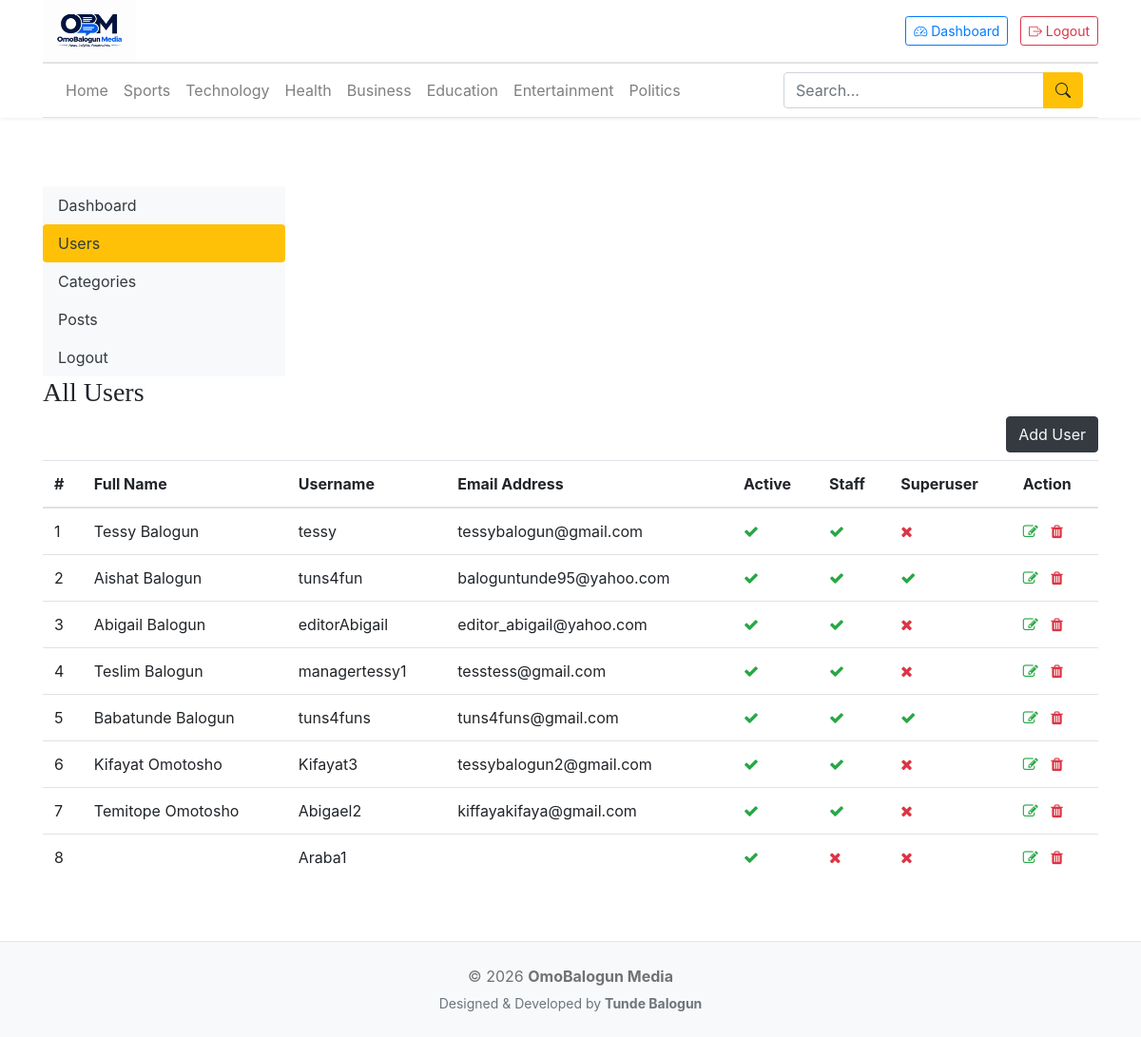
/dashboard/users/ (signed in), run on the app's committed database.
### blogs/models.py (models this page shows, shortened)
class Category(models.Model):
    category_name = models.CharField(max_length=50, unique=True)
    created_at = models.DateTimeField(auto_now_add=True)
    updated_at = models.DateTimeField(auto_now=True)
    class Meta:
        verbose_name_plural = 'categories'

### dashboards/views.py (the view)
# urls.py: path('users/', views.users_view, name='users'),
@permission_required('auth.view_user', raise_exception=True)
def users_view(request):
    users= User.objects.all()
    context = {
        'users': users
    }
    return render(request, 'dashboard/users.html', context)

### blogs/context_processors.py (called while the page is built)
def get_categories(request):
    categories = Category.objects.all()
    return dict(categories= categories)

### templates/dashboard/users.html (shortened to what this page needs)
{% extends 'blog_main/layout.html' %}
{% block content %}
<div class="row pt-5">
    {% include 'blog_main/sidebar.html' %}
    <div class="col">
        {% if perms.auth.view_user %}
            <h3>All Users</h3>
            <a href="{% url 'add_user' %}" class="btn btn-dark text-light float-right mb-2">
                Add User
            </a>
            <table class="table table-hover">
                <thead>
                    <tr>
                        <th scope="col">#</th>
                        <th>Full Name</th>
                        <th>Username</th>
                        <th>Email Address</th>
                        <th>Active</th>
                        <th>Staff</th>
                        <th>Superuser</th>
                        <th>Action</th>
                    </tr>
                </thead>
                <tbody>
                    {% for user in users %}
                    <tr>
                        <td>{{ forloop.counter }}</td>
                        <td>{{ user.first_name }} {{ user.last_name }}</td>
                        <td>{{ user.username }}</td>
                        <td>{{ user.email }}</td>
                        <td>
                            {% if user.is_active %}
                                <i class="fa fa-check text-success"></i>
                            {% else %}
                                <i class="fa fa-times text-danger"></i>
                            {% endif %}
                        </td>
                        <td>
                            {% if user.is_staff %}
                                <i class="fa fa-check text-success"></i>
                            {% else %}
                                <i class="fa fa-times text-danger"></i>
                            {% endif %}
                        </td>
                        <td>
                            {% if user.is_superuser %}
                                <i class="fa fa-check text-success"></i>
                            {% else %}
                                <i class="fa fa-times text-danger"></i>
                            {% endif %}
                        </td>
                        <td>
                            <a href="{% url 'edit_user' user.id %}">
                                <i class="fa fa-edit text-success"></i>
                            </a>
                            <a href="{% url 'delete_user' user.id %}">
                                <i class="fa fa-trash text-danger"></i>
                            </a>
                        </td>
                    </tr>
                    {% endfor %}
                </tbody>
            </table>
        {% else %}
            You have no permission
        {% endif %}
    </div>
</div>
{% endblock %}

### templates/blog_main/layout.html (shortened to what this page needs)
{% load static %}
<!DOCTYPE html>
<html lang="en">
<head>
    <link rel="stylesheet"
          href="https://cdn.jsdelivr.net/npm/bootstrap@4.6.2/dist/css/bootstrap.min.css">
    <link href="{% static 'css/blog.css' %}" rel="stylesheet">
    <link rel="stylesheet"
          href="https://cdnjs.cloudflare.com/ajax/libs/font-awesome/4.7.0/css/font-awesome.min.css">
    <link rel="stylesheet"
          href="https://cdn.jsdelivr.net/npm/bootstrap-icons@1.11.3/font/bootstrap-icons.min.css">
</head>
<body>
<div class="sticky-top fixed-header-wrap">
    <div class="container">
        <header class="blog-header py-0">
            <div class="row align-items-center">
                <div class="col-md-6 col-12 text-center text-md-left mb-3 mb-md-0">
                    <a href="{% url 'home' %}">
                        <img src="{% static 'images/obm.png' %}"
                             class="img-fluid"
                             alt="OmoBalogun Media"
                             style="max-height:65px;">
                    </a>
                </div>
            <div class="col-md-6 col-12 text-center text-md-right">
                {% if not user.is_authenticated %}
                    <a href="{% url 'login' %}"
                       class="btn btn-warning btn-sm mr-2">
                        Login
                    </a>
                    <a href="{% url 'register' %}"
                       class="btn btn-outline-secondary btn-sm">
                        Register
                    </a>
                {% else %}
                    {% if user.groups.exists %}
                        <a href="{% url 'dashboard' %}"
                           class="btn btn-outline-primary btn-sm mr-2">
                            <i class="bi bi-speedometer2"></i>
                            Dashboard
                        </a>
                    {% endif %}
                    <a href="{% url 'logout' %}"
                       class="btn btn-outline-danger btn-sm">
                        <i class="bi bi-box-arrow-right"></i>
                        Logout
                    </a>
                {% endif %}
            </div>
            </div>
        </header>
        <nav class="navbar navbar-expand-lg navbar-light bg-white border-top border-bottom mb-4">
            <div class="collapse navbar-collapse"
                 id="mainNavbar">
                <ul class="navbar-nav mr-auto">
                    <li class="nav-item">
                        <a class="nav-link"
                           href="{% url 'home' %}">
                            Home
                        </a>
                    </li>
                    {% for category in categories %}
                    <li class="nav-item">
                        <a class="nav-link"
                           href="{% url 'category' category.id %}">
                            {{ category.category_name }}
                        </a>
                    </li>
                    {% endfor %}
                </ul>
                <form class="form-inline my-2 my-lg-0"
                      action="{% url 'search' %}"
                      method="GET">
                    <div class="input-group">
                        <input
                            class="form-control"
                            type="search"
                            placeholder="Search..."
                            name="keyword">
                        <div class="input-group-append">
                            <button
                                class="btn btn-warning"
                                type="submit">
                                <i class="bi bi-search"></i>
                            </button>
                        </div>
                    </div>
                </form>
            </div>
        </nav>
    </div>
</div>
<div class="container">
    {% block content %}
    {% endblock %}
</div>
<footer class="blog-footer bg-light mt-5 py-4">
    <div class="container text-center">
        <p class="mb-1">
            © {% now "Y" %}
            <strong>OmoBalogun Media</strong>
        </p>
        <small class="text-muted">
            Designed & Developed by
            <strong>Tunde Balogun</strong>
        </small>
    </div>
</footer>
</body>
</html>

### static/css/blog.css (style rules this page uses)
.blog-header { border-bottom: 1px solid #e5e5e5; }
h1, h2, h3, h4, h5, h6 { font-family: "Playfair Display", Georgia, "Times New Roman", serif; }
.blog-footer { padding: 2.5rem 0; color: #727272; text-align: center; background-color: #f9f9f9; border-top: .05rem solid #e5e5e5; }

### templates/blog_main/layout.html (style rules this page uses)
.fixed-header-wrap { background-color: #fff; box-shadow: 0 1px 4px rgba(0,0,0,0.08); }

### data on the page
Category: category_name "Sports"
Category: category_name "Technology"
Category: category_name "Health"
Category: category_name "Business"
Category: category_name "Education"
Category: category_name "Entertainment"
Category: category_name "Politics"

### other printed values
{{ user.first_name }} "Tessy"
{{ user.last_name }} "Balogun"
{{ user.username }} "tessy"
{{ user.email }} "tessybalogun@gmail.com"
{{ user.first_name }} "Aishat"
{{ user.username }} "tuns4fun"
{{ user.email }} "baloguntunde95@yahoo.com"
{{ user.first_name }} "Abigail"
{{ user.username }} "editorAbigail"
{{ user.email }} "editor_abigail@yahoo.com"
{{ user.first_name }} "Teslim"
{{ user.username }} "managertessy1"
{{ user.email }} "tesstess@gmail.com"
{{ user.first_name }} "Babatunde"
{{ user.username }} "tuns4funs"
